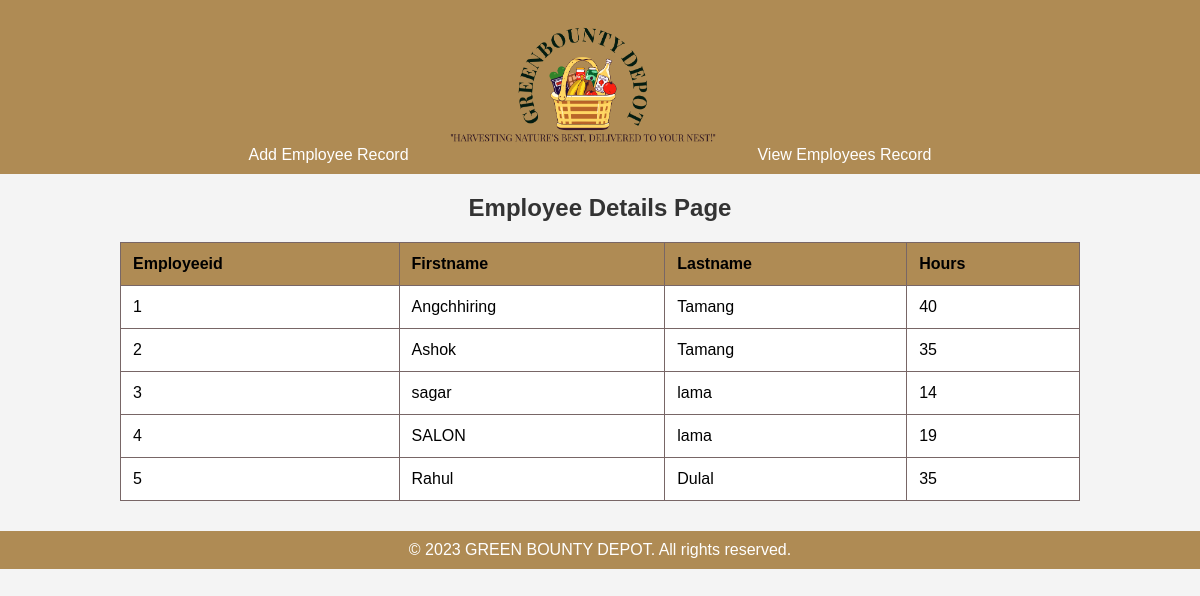
The page /view.php on the database its author committed.
### tables this page shows
CREATE TABLE `employee` (
  `Employeeid` int(11) NOT NULL,
  `Firstname` varchar(30) NOT NULL,
  `Lastname` varchar(30) NOT NULL,
  `Hours` int(10) DEFAULT NULL
);

### view.php (the view, shortened to what this page needs)
<!DOCTYPE html>
<html lang="en">
<head>
    <link rel="stylesheet" href="view.css">
</head>
<body>
<header>
        <nav>
            <ul>
            <li><a href="form.php">Add Employee Record</a></li>
            <li class="logo"><a href="index.php"><img src="logo-transparent-png.png" alt="Business Logo"></a></li>
            <li><a href="view.php">View Employees Record</a></li>
            </ul>
        </nav>
</header>
    <h2>Employee Details Page</h2>
    <table border="1">
        <th>Employeeid</th>
        <th>Firstname</th>
        <th>Lastname</th>
        <th>Hours</th>
<?php
include("database.php");
$sql = "SELECT * FROM employee";
$result = mysqli_query($conn, $sql);
if ($result && mysqli_num_rows($result) > 0) {
    while ($row = mysqli_fetch_assoc($result)) {
        echo "<tr>";
        echo "<td>" . $row["Employeeid"] . "</td>";
        echo "<td>" . $row["Firstname"] . "</td>";
        echo "<td>" . $row["Lastname"] . "</td>";
        echo "<td>" . $row["Hours"] . "</td>";
        echo "</tr>";}
} else {
    echo"<tr><td colsplan='4'>No records Found.</td><tr>";
}
?>
</table>
<footer>
    <p>&copy; 2023 GREEN BOUNTY DEPOT. All rights reserved.</p>
</footer>
</body>
</html>

### view.css (style rules this page uses)
body { font-family: Arial, sans-serif; background-color: #f4f4f4; margin: 0; padding: 0; }
nav { display: inline-block; }
nav ul { list-style-type: none; margin: 0; padding: 0; }
nav ul li { display: inline-block; margin-right: 20px; margin-left: 0px; }
nav ul li a { text-decoration: none; color: white; }
header { background-color: #af8b54; color: white; padding: 10px; text-align: center; }
.logo img { width: 300px; height: auto; }
.logo { text-align: center; }
h2 { text-align: center; color: #333; }
table { width: 80%; margin: 0 auto; border-collapse: collapse; margin-top: 20px; background-color: #fff; }
th, td { padding: 12px; text-align: left; border: 1px solid #786666; }
th { background-color: #af8b54; }
footer { background-color: #af8b54; color: white; text-align: center; padding: 10px; margin-top: 30px; }
footer p { margin: 0; }

### rows shown on the page
employee: Employeeid "1", Firstname "Angchhiring", Lastname "Tamang", Hours "40"
employee: Employeeid "2", Firstname "Ashok", Lastname "Tamang", Hours "35"
employee: Employeeid "3", Firstname "sagar", Lastname "lama", Hours "14"
employee: Employeeid "4", Firstname "SALON", Lastname "lama", Hours "19"
employee: Employeeid "5", Firstname "Rahul", Lastname "Dulal", Hours "35"
